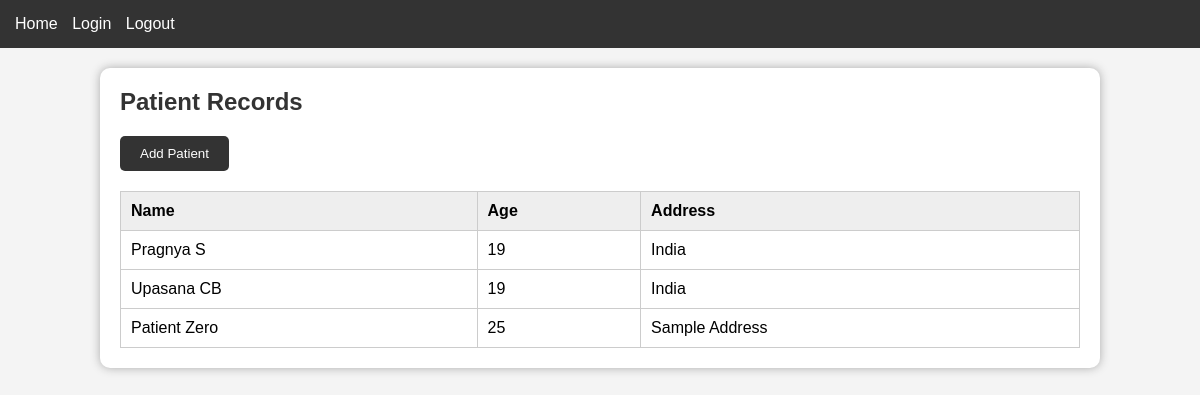
The app's page /patients/, older data.
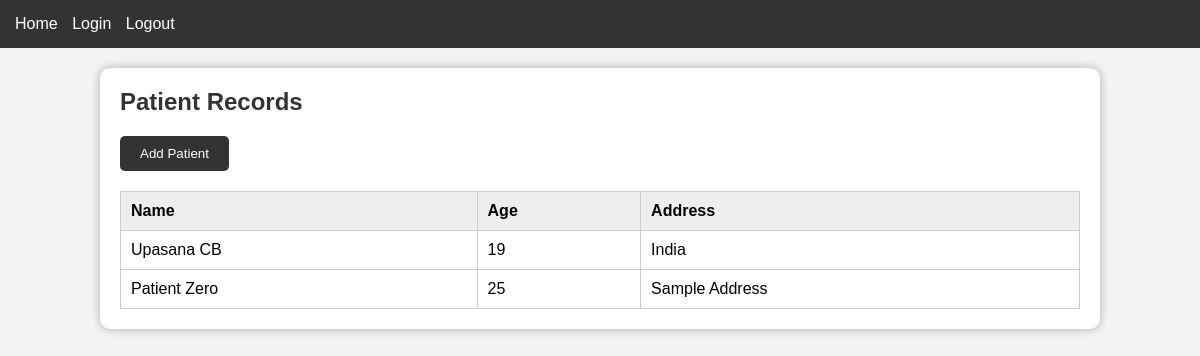
The same page, newer data.
### core/models.py (models this page shows, shortened)
class Patient(models.Model):
    user = models.OneToOneField(User, on_delete=models.CASCADE)
    age = models.IntegerField()
    address = models.CharField(max_length=255)

### core/views.py (the view)
# urls.py: path('patients/', views.patients, name="patients"),
def patients(request):
    return render(request, "patients.html", {"patients": Patient.objects.all()})

### core/templates/patients.html
{% extends 'base.html' %}
{% block content %}
<h2>Patient Records</h2>
<a href="/patients/create/"><button>Add Patient</button></a>
<table>
    <tr>
        <th>Name</th>
        <th>Age</th>
        <th>Address</th>
    </tr>
    {% for p in patients %}
    <tr>
        <td>{{ p.user.first_name }}</td>
        <td>{{ p.age }}</td>
        <td>{{ p.address }}</td>
    </tr>
    {% endfor %}
</table>
{% endblock %}

### core/templates/base.html (shortened to what this page needs)
<!DOCTYPE html>
<html>
<head>
</head>
<body>
<div class="navbar">
    <a href="/">Home</a>
    <a href="/login/">Login</a>
    <a href="/logout/">Logout</a>
</div>
<div class="container">
{% block content %}{% endblock %}
</div>
</body>
</html>

### core/templates/base.html (style rules this page uses)
body { font-family: Arial; background:#f4f4f4; margin:0; padding:0; }
.navbar { background:#333; padding:15px; color:white; }
.navbar a { color:white; margin-right:10px; text-decoration:none; }
.container { width:80%; margin:20px auto; background:white; padding:20px; border-radius:10px; box-shadow:0 0 10px #aaa; }
h2 { color:#333; margin-top:0; }
button { padding:10px 20px; background:#333; color:white; border:none; cursor:pointer; border-radius:5px; }
table { width:100%; border-collapse:collapse; margin-top:20px; }
table th, td { border:1px solid #ccc; padding:10px; text-align:left; }
table th { background:#eee; }

Row changes from the older to the newer data that the page shows:
removed Patient: user.first_name "Pragnya S", age "19", address "India"
